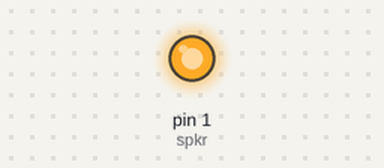
Bench run of a sketch on a simulated Arduino Uno, built with avr-gcc and run on an emulated ATmega328P. Shown: output pins drawn as LEDs (lit = HIGH).

Above: at 0.1 s.
Timing chart, 0 to 1.6 s (numbered marks = the images above):
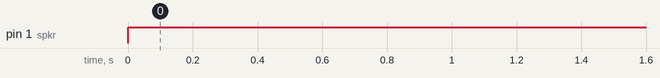

Measured:
- by itself, pin 1 (spkr): LOW → HIGH at 0.00 s

The sketch:

speaker.ino
```cpp
int spkr = 1;


void setup() {
  // put your setup code here, to run once:
  pinMode(spkr,OUTPUT);

}

void loop() {
  // put your main code here, to run repeatedly:
digitalWrite(spkr,HIGH);
}
```
